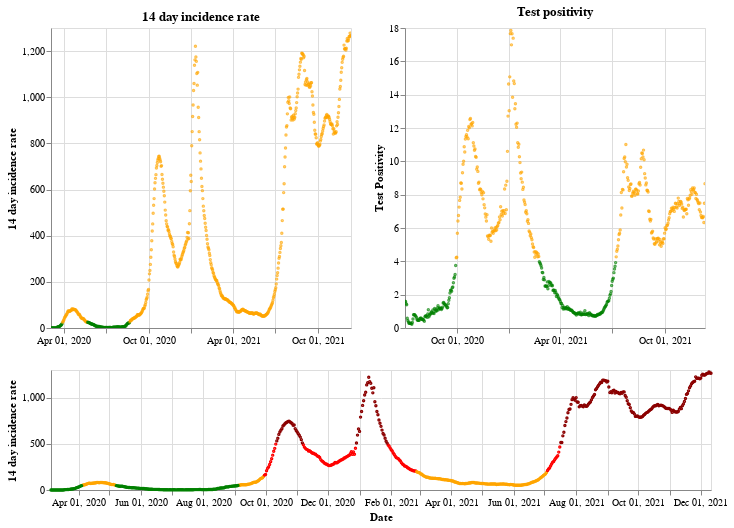

Notebook code for this chart:
### Markdown cell above
## Northern Ireland

### Code cell
plot_traffic_light('Northern Ireland')

### Figure 1 — Vega-Lite specification as saved in the notebook (floating-point values rounded to 4 significant figures; data arrays with more than 128 entries replaced by an {"elided": "..."} marker saying what was removed)
{"config": {"view": {"continuousWidth": 400, "continuousHeight": 300}}, "vconcat": [{"hconcat": [{"mark": {"type": "point", "size": 2}, "encoding": {"color": {"condition": {"value": "green", "test": "(datum.twoWeeklyCasesRate <= 25)"}, "value": "orange"}, "tooltip": [{"type": "nominal", "field": "areaName"}, {"type": "temporal", "field": "date"}, {"type": "quantitative", "field": "twoWeeklyCasesRate"}, {"type": "quantitative", "field": "testPositivity"}], "x": {"type": "temporal", "axis": {"title": ""}, "field": "date", "scale": {"domain": {"selection": "DateBrush"}}, "timeUnit": "yearmonthdate"}, "y": {"type": "quantitative", "axis": {"title": "14 day incidence rate"}, "field": "twoWeeklyCasesRate"}}, "title": "14 day incidence rate", "width": 300}, {"mark": {"type": "point", "size": 2}, "encoding": {"color": {"condition": {"value": "green", "test": "(datum.testPositivity <= 4)"}, "value": "orange"}, "tooltip": [{"type": "nominal", "field": "areaName"}, {"type": "temporal", "field": "date"}, {"type": "quantitative", "field": "twoWeeklyCasesRate"}, {"type": "quantitative", "field": "testPositivity"}], "x": {"type": "temporal", "axis": {"title": ""}, "field": "date", "scale": {"domain": {"selection": "DateBrush"}}, "timeUnit": "yearmonthdate"}, "y": {"type": "quantitative", "axis": {"title": "Test Positivity"}, "field": "testPositivity"}}, "title": "Test positivity", "width": 300}]}, {"layer": [{"mark": {"type": "point", "size": 2}, "encoding": {"color": {"condition": {"value": "orange", "test": "(((datum.testPositivity < 4) && (datum.twoWeeklyCasesRate >= 50)) && (datum.twoWeeklyCasesRate < 200))"}, "value": "red"}, "opacity": {"condition": {"value": 1, "test": "((datum.twoWeeklyCasesRate >= 50) && (datum.twoWeeklyCasesRate < 500))"}, "value": 0}, "tooltip": [{"type": "nominal", "field": "areaName"}, {"type": "temporal", "field": "date"}, {"type": "quantitative", "field": "twoWeeklyCasesRate"}, {"type": "quantitative", "field": "testPositivity"}], "x": {"type": "temporal", "axis": {"title": "Date"}, "field": "date", "timeUnit": "yearmonthdate"}, "y": {"type": "quantitative", "axis": {"title": "14 day incidence rate"}, "field": "twoWeeklyCasesRate"}}, "selection": {"DateBrush": {"type": "interval", "encodings": ["x"], "fields": ["Time"]}}}, {"mark": {"type": "point", "size": 2}, "encoding": {"color": {"value": "darkred"}, "opacity": {"condition": {"value": 1, "test": "(datum.twoWeeklyCasesRate >= 500)"}, "value": 0}, "tooltip": [{"type": "nominal", "field": "areaName"}, {"type": "temporal", "field": "date"}, {"type": "quantitative", "field": "twoWeeklyCasesRate"}, {"type": "quantitative", "field": "testPositivity"}], "x": {"type": "temporal", "axis": {"title": "Date"}, "field": "date", "timeUnit": "yearmonthdate"}, "y": {"type": "quantitative", "axis": {"title": "14 day incidence rate"}, "field": "twoWeeklyCasesRate"}}}, {"mark": {"type": "point", "size": 2}, "encoding": {"color": {"condition": {"value": "green", "test": "((datum.testPositivity < 4) && (datum.twoWeeklyCasesRate < 50))"}, "value": "orange"}, "opacity": {"condition": {"value": 1, "test": "(datum.twoWeeklyCasesRate < 50)"}, "value": 0}, "tooltip": [{"type": "nominal", "field": "areaName"}, {"type": "temporal", "field": "date"}, {"type": "quantitative", "field": "twoWeeklyCasesRate"}, {"type": "quantitative", "field": "testPositivity"}], "x": {"type": "temporal", "axis": {"title": "Date"}, "field": "date", "timeUnit": "yearmonthdate"}, "y": {"type": "quantitative", "axis": {"title": "14 day incidence rate"}, "field": "twoWeeklyCasesRate"}}}], "height": 120, "width": 660}], "data": {"name": "data-6271b3db6a578ee9230cd1ace66e594a"}, "$schema": "https://vega.github.io/schema/vega-lite/v4.8.1.json", "datasets": {"data-6271b3db6a578ee9230cd1ace66e594a": {"elided": "647 records"}}}
